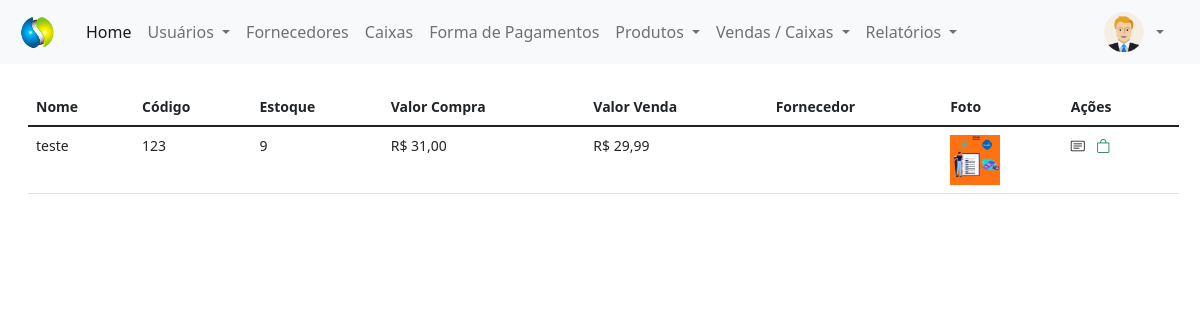
/painel-adm/index.php?pagina=estoque (signed in), run on the app's committed database.
### tables this page shows
CREATE TABLE `produtos` (
  `id` int(11) NOT NULL,
  `codigo` varchar(30) NOT NULL,
  `nome` varchar(50) NOT NULL,
  `descricao` varchar(200) NOT NULL,
  `estoque` int(11) NOT NULL,
  `valor_compra` decimal(8,2) NOT NULL,
  `valor_venda` decimal(8,2) NOT NULL,
  `fornecedor` int(11) NOT NULL,
  `categoria` int(11) NOT NULL,
  `foto` varchar(120) DEFAULT NULL
);

### config.php (called while the page is built, shortened)
<?php
$estoque_minimo = 10;
?>

### painel-adm/estoque.php (the view, shortened to what this page needs)
<?php
require_once('../conexao.php');
?>
<div class="mt-4" style="margin-right: 25px">
    <?php
    $query = $pdo->query("SELECT * from produtos WHERE estoque < $estoque_minimo order by id desc");
    $res = $query->fetchAll(PDO::FETCH_ASSOC);
    $total_reg = @count($res);
    if ($total_reg > 0) {
    ?>
        <small>
            <table id="usuarios" class="table table-hover my-4" style="width:100%">
                <thead>
                    <tr>
                        <th>Nome</th>
                        <th>Código</th>
                        <th>Estoque</th>
                        <th>Valor Compra</th>
                        <th>Valor Venda</th>
                        <th>Fornecedor</th>
                        <th>Foto</th>
                        <th>Ações</th>
                    </tr>
                </thead>
                <tbody>
                    <?php
                    for ($i = 0; $i < $total_reg; $i++) {
                        $id_cat = $res[$i]['categoria'];
                        $query_2 = $pdo->query("SELECT * from categorias WHERE id = '$id_cat'");
                        $res_2 = $query_2->fetchAll(PDO::FETCH_ASSOC);
                        $nome_cat = $res_2[0]['nome'];
                        $id_fornecedor = $res[$i]['fornecedor'];
                        $query_f = $pdo->query("SELECT * from fornecedores WHERE id = '$id_fornecedor'");
                        $res_f = $query_f->fetchAll(PDO::FETCH_ASSOC);
                        $total_reg_f = @count($res_f);
                        if ($total_reg_f > 0) {
                            $nome_forn = $res_f[0]['nome'];
                            $tel_forn = $res_f[0]['telefone'];
                        } else {
                            $nome_forn = '';
                            $tel_forn = '';
                        }
                    ?>
                        <tr>
                            <td><?php echo $res[$i]['nome'] ?></td>
                            <td><?php echo $res[$i]['codigo'] ?></td>
                            <td><?php echo $res[$i]['estoque'] ?></td>
                            <td>R$ <?php echo number_format($res[$i]['valor_compra'], 2, ',', '.'); ?></td>
                            <td>R$ <?php echo number_format($res[$i]['valor_venda'], 2, ',', '.'); ?></td>
                            <td><?php echo @$nome_fornecedor; ?></td>
                            <td>
                                <img src="../img/produtos/<?php echo $res[$i]['foto'] ?>" width="50px">
                            </td>
                            <td>
                                <a href="#" onclick="mostrarDados('<?php echo $res[$i]['nome'] ?>', '<?php echo $res[$i]['descricao'] ?>', '<?php echo $res[$i]['foto'] ?>', '<?php echo $nome_cat ?>', '<?php echo $nome_forn ?>', '<?php echo $tel_forn ?>')" title="Ver Descriçao" style="text-decoration: none">
                                    <i class="bi bi-card-text text-dark me-2"></i>
                                </a>
                                <a href="#" onclick="comprarProdutos('<?php echo $res[$i]['id']; ?>')" title="Fazer Pedido" style="text-decoration:none">
                                    <i class="bi bi-bag text-success me-2"></i>
                                </a>
                            </td>
                        </tr>
                    <?php }
                    ?>
                </tbody>
            </table>
        </small>
    <?php } else {
        echo "Não existem dados para serem exibidos!";
    } ?>
</div>

### data on the page
produtos: nome "teste", codigo "123", estoque "9", valor_compra "31,00", valor_venda "29,99", foto (picture)
